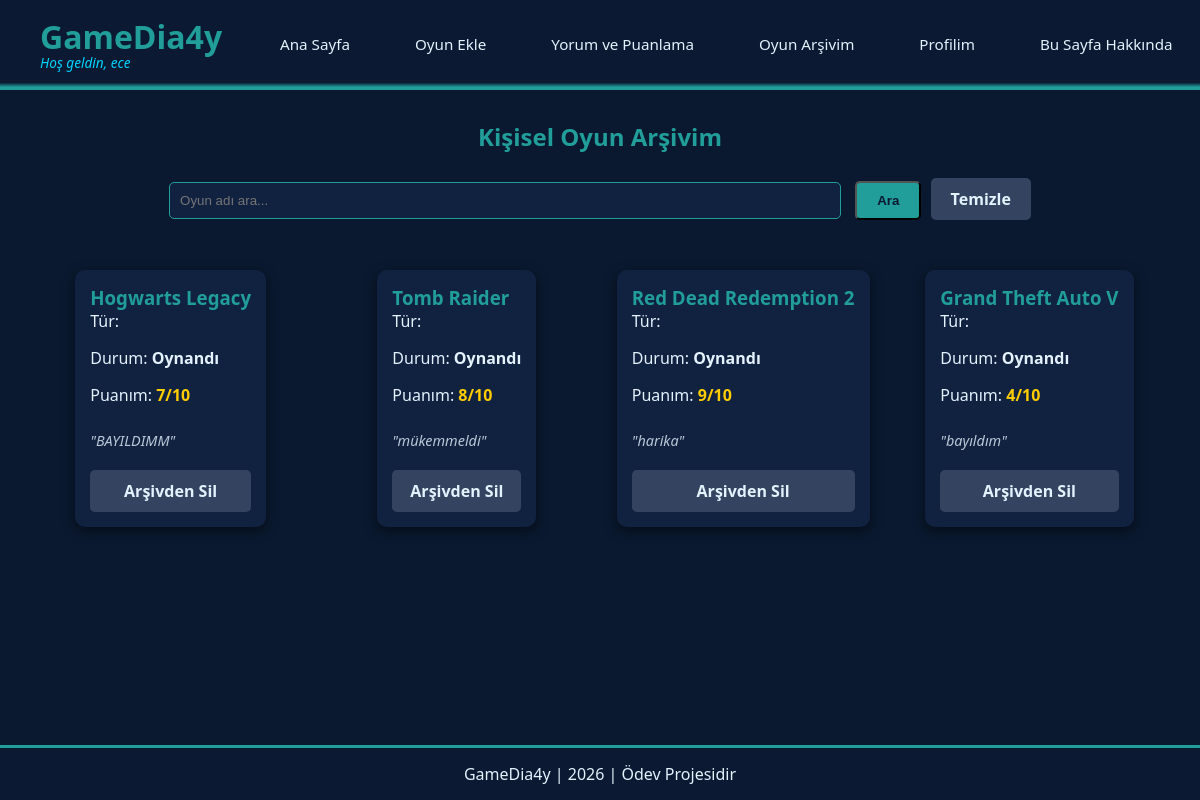
/archive.php (signed in), run on the app's committed database.
### tables this page shows
CREATE TABLE `games` (
  `id` int(11) NOT NULL,
  `user_id` int(11) NOT NULL,
  `game_name` varchar(100) NOT NULL,
  `genre` varchar(50) NOT NULL,
  `rating` int(11) NOT NULL,
  `status` varchar(20) NOT NULL,
  `review` text NOT NULL
);

### archive.php (the view, shortened to what this page needs)
<?php
include 'baglan.php';
$user_id = $_SESSION['user_id'];
$arama_terimi = isset($_GET['ara']) ? $_GET['ara'] : '';
if (!empty($arama_terimi)) {
    $sorgu = mysqli_query($baglanti, "SELECT * FROM games WHERE user_id = '$user_id' AND game_name LIKE '%$arama_terimi%' ORDER BY id DESC");
} else {
    $sorgu = mysqli_query($baglanti, "SELECT * FROM games WHERE user_id = '$user_id' ORDER BY id DESC");
}
?>
<!DOCTYPE html>
<html lang="tr">
<head>
    <link rel="stylesheet" href="css/style.css">
</head>
<body>
<header class="navigasyonkismi">
    <div class="logo-alani">
        <h1>GameDia4y</h1>
        <?php if(isset($_SESSION['user_id'])): ?>
            <div class="user-welcome">Hoş geldin, <?php echo $_SESSION['username']; ?></div>
        <?php endif; ?>
    </div>
    <nav>
        <a href="index.php">Ana Sayfa</a>
        <a href="add-game.php">Oyun Ekle</a>
        <a href="games.php">Yorum ve Puanlama</a>
        <a href="archive.php">Oyun Arşivim</a>
        <a href="profile.php">Profilim</a>
        <a href="about.php">Bu Sayfa Hakkında</a>
    </nav>
    <div class="sag-butonlar">
    </div>
</header>
<main>
    <section class="arananoyunlar">
        <h2 class="center-heading">Kişisel Oyun Arşivim</h2>
        <div class="arama-alani" style="margin-bottom: 30px; text-align: center;">
            <form action="archive.php" method="GET">
                <input type="text" name="ara" placeholder="Oyun adı ara..." value="<?php echo $arama_terimi; ?>"
                       style="padding: 10px; width: 60%; border-radius: 5px; border: 1px solid var(--vurgu-rengi); background: var(--game-background); color: var(--text-color);">
                <button type="submit" class="buton yes-buton" style="display: inline-block; width: auto; padding: 10px 20px; margin-left: 10px;">Ara</button>
                <a href="archive.php" class="buton no-buton" style="display: inline-block; width: auto; padding: 10px 20px; margin-left: 5px; text-decoration: none;">Temizle</a>
            </form>
        </div>
        <div class="oyunlarigruplama">
            <?php while($satir = mysqli_fetch_assoc($sorgu)) { ?>
                <div class="oyunlarinresimleri">
                    <h3><?php echo $satir['game_name']; ?></h3>
                    <p>Tür: <b><?php echo $satir['genre']; ?></b></p>
                    <p>Durum: <b><?php echo $satir['status']; ?></b></p>
                    <?php if($satir['rating'] > 0): ?>
                        <p>Puanım: <b style="color: #ffcc00;"><?php echo $satir['rating']; ?>/10</b></p>
                    <?php endif; ?>
                    <?php if(!empty($satir['review'])): ?>
                        <p style="margin-top:10px; font-size: 0.9rem; font-style: italic; opacity: 0.8;">
                            "<?php echo $satir['review']; ?>"
                        </p>
                    <?php endif; ?>
                    <a href="islem.php?sil=<?php echo $satir['id']; ?>" class="buton no-buton" onclick="return confirm('Bu oyunu arşivden silmek istediğine emin misin?')">Arşivden Sil</a>
                </div>
            <?php } ?>
        </div>
    </section>
</main>
<footer>
    <p>GameDia4y | <?php echo date("Y"); ?> | Ödev Projesidir</p>
</footer>
</body>
</html>

### css/style.css (style rules this page uses)
:root { --background-color: #f5f7fa; --text-color: #1f2a37; --navigasyonkismi-bg: #ffffff; --navigasyonkismi-link-color: #1f2a37; --vurgu-rengi: #1a8894; --game-background: #ffffff; --oyun-arkadaki-golge: rgba(0, 0, 0, 0.15); --ikinci-buton-rengi: #e0e0e0; --giris-koselerindeki-renk: #007bff; }
body.dark-mode { --background-color: #0a192f; --text-color: #e3f2fd; --navigasyonkismi-bg: #0b1a32; --navigasyonkismi-link-color: #e3f2fd; --vurgu-rengi: #219e9a; --game-background: #112240; --oyun-arkadaki-golge: rgba(0, 0, 0, 0.5); --ikinci-buton-rengi: #334360; --giris-koselerindeki-renk: #2b5b8b; }
* { margin: 0; padding: 0; box-sizing: border-box; }
body { background: var(--background-color); color: var(--text-color); font-family: 'Segoe UI', Tahoma, Geneva, Verdana, sans-serif; transition: background-color 0.5s, color 0.5s; min-height: 100vh; display: flex; flex-direction: column; width: 100%; }
.navigasyonkismi { background: var(--navigasyonkismi-bg); padding: 15px 40px; display: flex; justify-content: space-between; align-items: center; border-bottom: 3px solid var(--vurgu-rengi); background-image: linear-gradient(to bottom, var(--navigasyonkismi-bg) 95%, var(--vurgu-rengi) 100%); transition: background-color 0.5s; position: fixed; top: 0; width: 100%; z-index: 1000; min-height: 90px; }
.logo-alani, .sag-butonlar { min-width: 220px; }
.navigasyonkismi h1 { color: var(--vurgu-rengi); margin: 0; }
.navigasyonkismi nav { display: flex; gap: 25px; flex-grow: 1; justify-content: center; }
.navigasyonkismi nav a { color: var(--navigasyonkismi-link-color); text-decoration: none; padding: 5px 10px; border-radius: 5px; transition: background-color 0.3s, color 0.3s; white-space: nowrap; }
main { flex-grow: 1; padding: 20px; padding-top: 120px; width: 100%; }
.arananoyunlar { max-width: 1400px; margin: 0 auto; padding: 0 20px; width: 100%; }
.oyunlarigruplama { display: grid; grid-template-columns: repeat(auto-fill, minmax(250px, 1fr)); gap: 25px; padding: 20px 0; width: 100%; }
.oyunlarinresimleri { background: var(--game-background); color: var(--text-color); padding: 15px; border-radius: 10px; box-shadow: 0 4px 12px var(--oyun-arkadaki-golge); display: flex; flex-direction: column; transition: transform 0.2s, background-color 0.5s, box-shadow 0.5s; max-width: 100%; margin: 0 auto; }
.oyunlarinresimleri h3 { margin-top: 0; color: var(--vurgu-rengi); }
.oyunlarinresimleri p { flex-grow: 1; margin-bottom: 15px; }
.buton { text-decoration: none; text-align: center; padding: 10px; border-radius: 5px; cursor: pointer; font-weight: bold; display: block; margin-top: 5px; transition: background-color 0.2s; }
.yes-buton { background: var(--vurgu-rengi); color: var(--navigasyonkismi-bg); }
.no-buton { background: var(--ikinci-buton-rengi); color: var(--text-color); }
.puanlma h2, .about h2, .center-heading { text-align: center; color: var(--vurgu-rengi); margin-bottom: 20px; }
footer { width: 100%; padding: 15px 0; margin-top: auto; background: var(--navigasyonkismi-bg); color: var(--text-color); text-align: center; border-top: 3px solid var(--vurgu-rengi); transition: background-color 0.5s, color 0.5s; }
.logo-alani { display: flex; flex-direction: column; align-items: flex-start; }
.user-welcome { color: #00d4ff; font-size: 0.85rem; margin-top: -5px; font-weight: 500; font-style: italic; }
.navigasyonkismi nav a { margin: 0 10px; font-size: 0.95rem; }
.sag-butonlar { display: flex; flex-direction: column; align-items: flex-end; gap: 5px; }

### data on the page
games: game_name "Hogwarts Legacy", status "Oynandı", rating "7", review "BAYILDIMM"
games: game_name "Tomb Raider", status "Oynandı", rating "8", review "mükemmeldi"
games: game_name "Red Dead Redemption 2", status "Oynandı", rating "9", review "harika"
games: game_name "Grand Theft Auto V", status "Oynandı", rating "4", review "bayıldım"

### other printed values
$_SESSION['username'] "ece"
